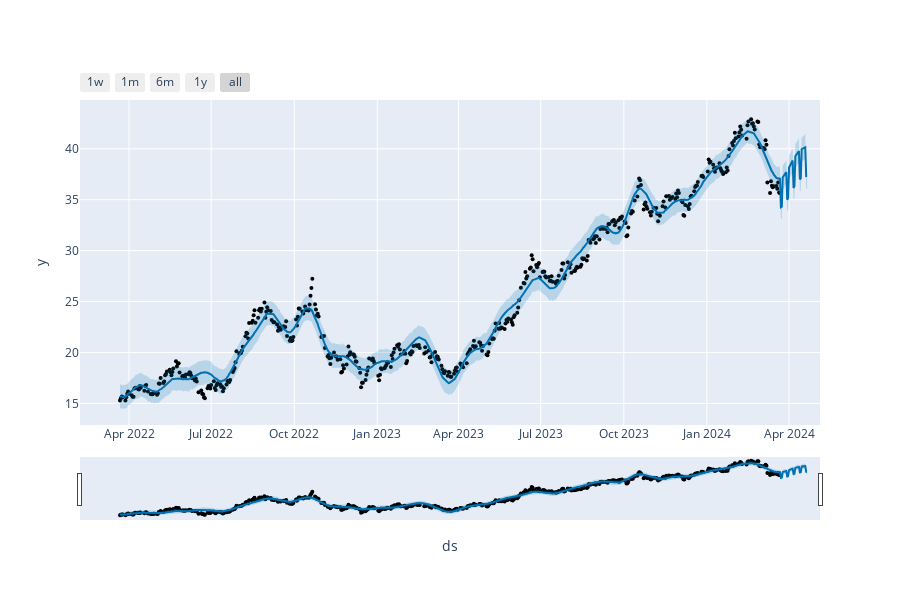

Notebook code for this chart:
### Markdown cell above
## Visualizando as previsões

### Code cell
from prophet.plot import plot_plotly

plot_plotly(modelo, previsoes)

### Figure 1 — Plotly figure (JSON) as saved in the notebook; plotly's stock layout.template omitted (floating-point values rounded to 4 significant figures; data arrays with more than 128 entries replaced by an {"elided": "..."} marker saying what was removed)
{"data": [{"marker": {"color": "black", "size": 4}, "mode": "markers", "name": "Actual", "type": "scatter", "x": {"elided": "501 str values"}, "y": {"elided": "501 float values"}}, {"hoverinfo": "skip", "line": {"width": 0}, "mode": "lines", "type": "scatter", "x": {"elided": "531 str values"}, "y": {"elided": "531 float values"}}, {"fill": "tonexty", "fillcolor": "rgba(0, 114, 178, 0.2)", "line": {"color": "#0072B2", "width": 2}, "mode": "lines", "name": "Predicted", "type": "scatter", "x": {"elided": "531 str values"}, "y": {"elided": "531 float values"}}, {"fill": "tonexty", "fillcolor": "rgba(0, 114, 178, 0.2)", "hoverinfo": "skip", "line": {"width": 0}, "mode": "lines", "type": "scatter", "x": {"elided": "531 str values"}, "y": {"elided": "531 float values"}}], "layout": {"height": 600, "showlegend": false, "width": 900, "xaxis": {"rangeselector": {"buttons": [{"count": 7, "label": "1w", "step": "day", "stepmode": "backward"}, {"count": 1, "label": "1m", "step": "month", "stepmode": "backward"}, {"count": 6, "label": "6m", "step": "month", "stepmode": "backward"}, {"count": 1, "label": "1y", "step": "year", "stepmode": "backward"}, {"step": "all"}]}, "rangeslider": {"visible": true}, "title": {"text": "ds"}, "type": "date"}, "yaxis": {"title": {"text": "y"}}}}
